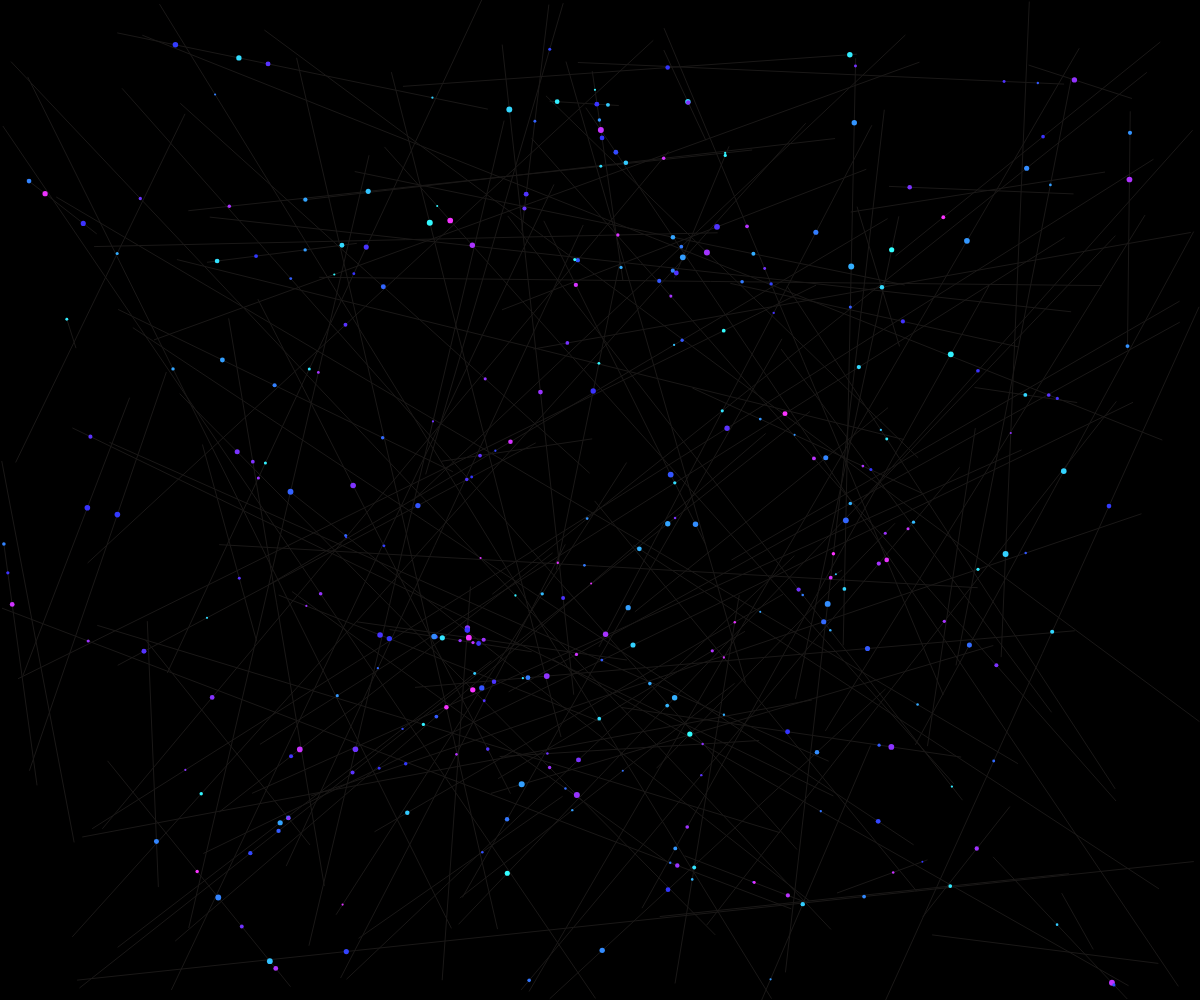
Frame 1 (no input)
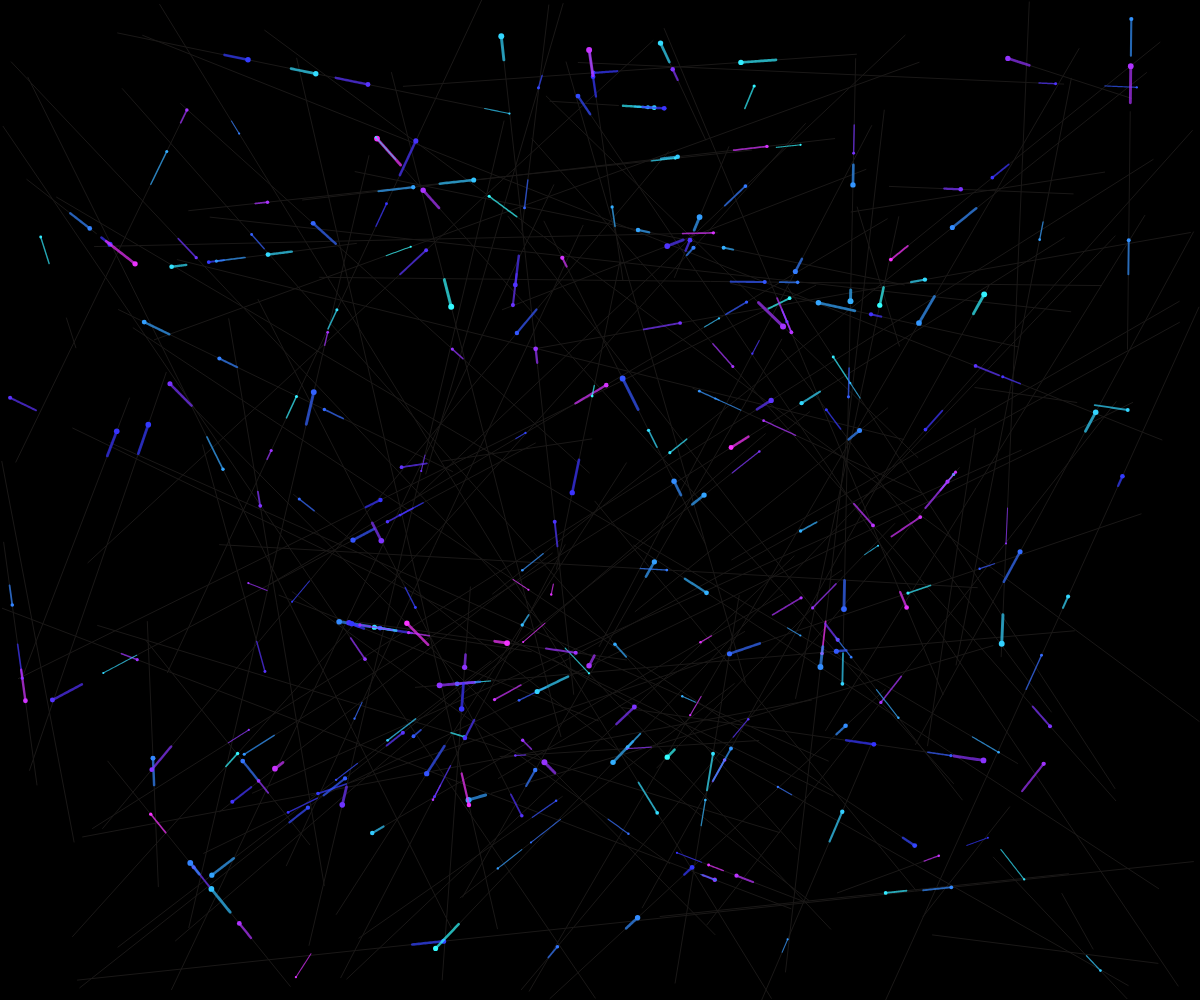
Frame 60 (no input)
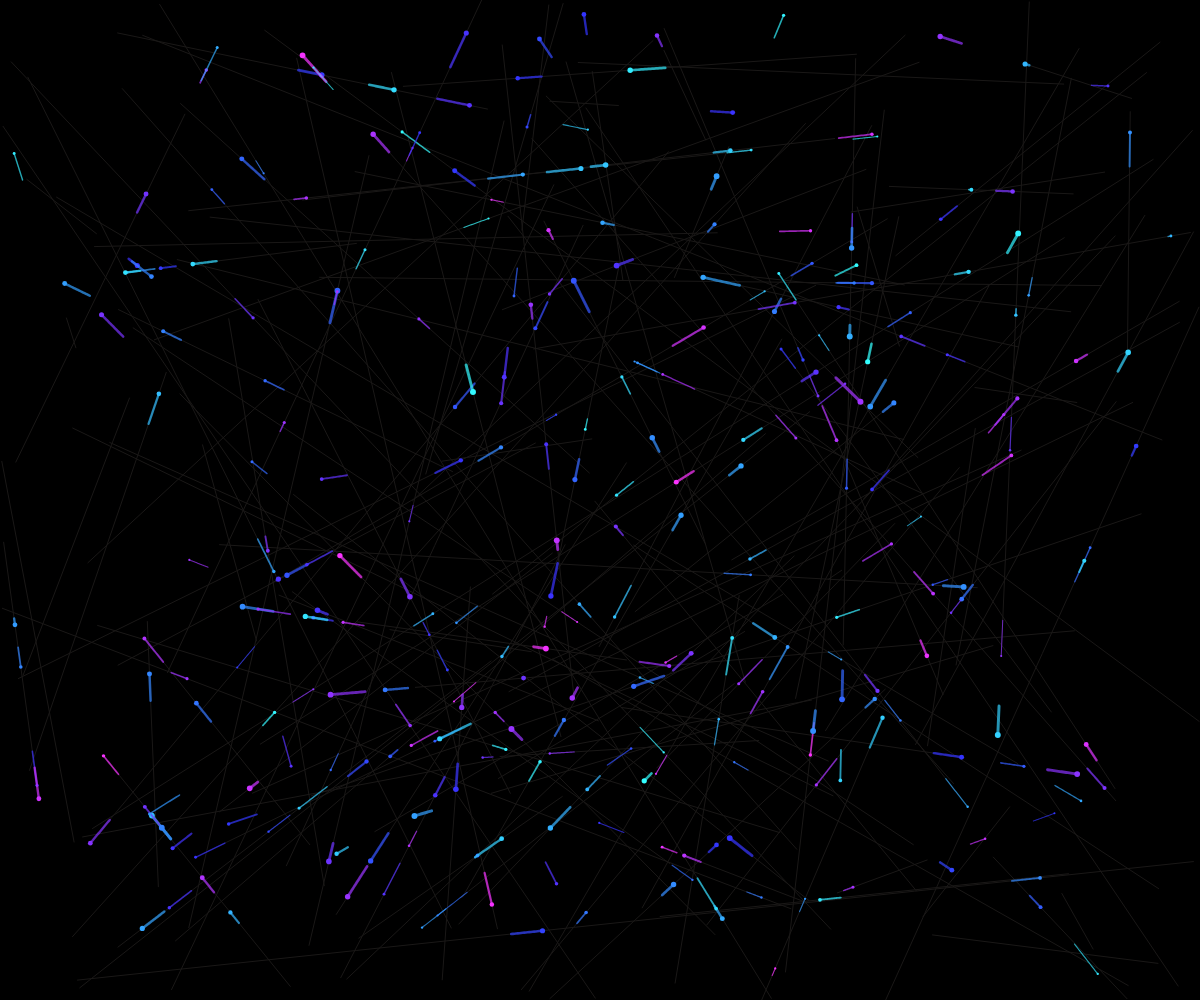
Frame 120 (the mouse pressed at the canvas centre since frame 60)

The p5.js sketch that drew these frames (run headless with seeded random() and noise() and a simulated clock; from frame 60 on, the mouse is pressed at the canvas centre):

// p5.js sketch
// ── sketch.js
let cables = [];
let streams = [];
const cableCount = 150;
const streamCount = 300;
const maxStreamLength = 20;

function setup() {
  createCanvas(windowWidth, windowHeight);
  colorMode(HSB, 360, 100, 100, 1);
  
  // Create cables
  for (let i = 0; i < cableCount; i++) {
    cables.push({
      start: createVector(random(width), random(height)),
      end: createVector(random(width), random(height)),
      width: random(2, 6)
    });
  }
  
  // Initialize streams
  for (let i = 0; i < streamCount; i++) {
    resetStream(i);
  }
}

function resetStream(id) {
  const cable = cables[floor(random(cables.length))];
  const t = random();
  const pos = p5.Vector.lerp(cable.start, cable.end, t);
  
  streams[id] = {
    id: id,
    pos: pos.copy(),
    dir: p5.Vector.sub(cable.end, cable.start).normalize(),
    speed: random(0.5, 2),
    age: 0,
    maxAge: random(100, 300),
    hue: random(180, 300),
    size: random(2, 6),
    trail: []
  };
}

function draw() {
  background(0);
  
  // Draw cables
  stroke(20, 10, 10);
  strokeWeight(1);
  noFill();
  for (let cable of cables) {
    line(cable.start.x, cable.start.y, cable.end.x, cable.end.y);
  }
  
  // Update and draw streams
  for (let i = 0; i < streams.length; i++) {
    const stream = streams[i];
    
    // Move stream
    stream.pos.add(stream.dir.copy().mult(stream.speed));
    stream.age++;
    
    // Add to trail
    stream.trail.push(stream.pos.copy());
    if (stream.trail.length > maxStreamLength) {
      stream.trail.shift();
    }
    
    // Reset if too old or out of bounds
    if (stream.age > stream.maxAge || 
        stream.pos.x < 0 || stream.pos.x > width ||
        stream.pos.y < 0 || stream.pos.y > height) {
      resetStream(i);
    }
    
    // Draw trail
    noFill();
    stroke(stream.hue, 80, 100, 0.7);
    strokeWeight(stream.size * 0.5);
    beginShape();
    for (let pos of stream.trail) {
      vertex(pos.x, pos.y);
    }
    endShape();
    
    // Draw head
    fill(stream.hue, 80, 100);
    noStroke();
    ellipse(stream.pos.x, stream.pos.y, stream.size);
  }
}

function windowResized() {
  resizeCanvas(windowWidth, windowHeight);
}
